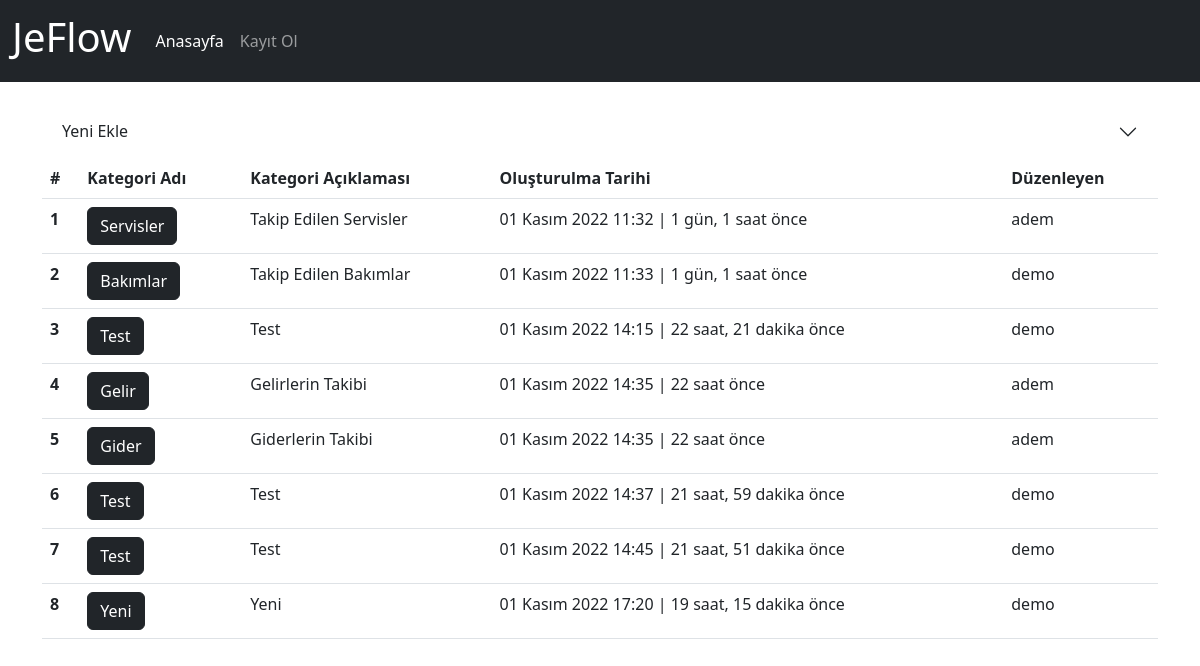
The page /category/ on the database its author committed.
### app/models.py (models this page shows, shortened)
class Category(models.Model):
    name=models.CharField(max_length=500,verbose_name='Kategori Adı')
    description=models.TextField(verbose_name='Kategori Açıklaması', blank=True, null=True)
    created_date=models.DateTimeField(auto_now_add=True, verbose_name='Oluşturulma Tarihi')
    user=models.ForeignKey(User,on_delete=models.CASCADE,verbose_name='Kullanıcı', blank=True, null=True)
    class Meta:
        verbose_name='Kategori'
        verbose_name_plural="Kategoriler"

### app/views.py (the view, shortened to what this page needs)
# urls.py: path('category/',views.category,name='category'),
def category(request):
    category_form=CategoryForm()
    categories = Category.objects.order_by('created_date')
    context = {
        'category_form':category_form,
        'categories': categories
    }
    return render(request, 'app/category.html', context)

### templates/app/category.html (shortened to what this page needs)
{% extends 'layout.html' %}
{% load humanize %}
{% block content %}
{% load crispy_forms_tags %}
<div class="row">
    <div class="accordion accordion-flush" id="accordionFlush">
        <div class="accordion-item">
            <h2 class="accordion-header" id="flush-headingOne">
                <button class="accordion-button collapsed" type="button" data-bs-toggle="collapse"
                    data-bs-target="#flush-collapseOne" aria-expanded="false" aria-controls="flush-collapseOne">
                    Yeni Ekle
                </button>
            </h2>
        </div>
    </div>
</div>
<div class="row">
    <div class="col-md-12">
        {% if categories %}
        <table class="table table-hover">
            <thead>
                <tr>
                    <th scope="col">#</th>
                    <th scope="col">Kategori Adı</th>
                    <th scope="col">Kategori Açıklaması</th>
                    <th scope="col">Oluşturulma Tarihi</th>
                    <th scope="col">Düzenleyen</th>
                </tr>
            </thead>
            <tbody>
                {% for category in categories %}
                <tr>
                    <th scope="row">{{ category.id }}</th>
                    <td><a class="btn btn-dark" href="{% url 'category_detail' category.id %}">{{ category.name }}</a></td>
                    <td>{{ category.description }}</td>
                    <td>{{ category.created_date }} | {{ category.created_date | timesince}} önce</td>
                    <td>{{ category.user }}</td>
                </tr>
                {% endfor %}
            </tbody>
        </table>
        {% else %}
        <div class="alert alert-warning">
            <p>Kategori bulunamadı.</p>
        </div>
        {% endif %}
    </div>
</div>
{% endblock %}

### rows shown on the page
Category: id "1", name "Servisler", description "Takip Edilen Servisler", created_date "01 Kasım 2022 11:32", created_date "1 gün, 1 saat", user "adem"
Category: id "2", name "Bakımlar", description "Takip Edilen Bakımlar", created_date "01 Kasım 2022 11:33", created_date "1 gün, 1 saat", user "demo"
Category: id "3", name "Test", description "Test", created_date "01 Kasım 2022 14:15", created_date "22 saat, 21 dakika", user "demo"
Category: id "4", name "Gelir", description "Gelirlerin Takibi", created_date "01 Kasım 2022 14:35", created_date "22 saat", user "adem"
Category: id "5", name "Gider", description "Giderlerin Takibi", created_date "01 Kasım 2022 14:35", created_date "22 saat", user "adem"
Category: id "6", name "Test", description "Test", created_date "01 Kasım 2022 14:37", created_date "21 saat, 59 dakika", user "demo"
Category: id "7", name "Test", description "Test", created_date "01 Kasım 2022 14:45", created_date "21 saat, 51 dakika", user "demo"
Category: id "8", name "Yeni", description "Yeni", created_date "01 Kasım 2022 17:20", created_date "19 saat, 15 dakika", user "demo"
